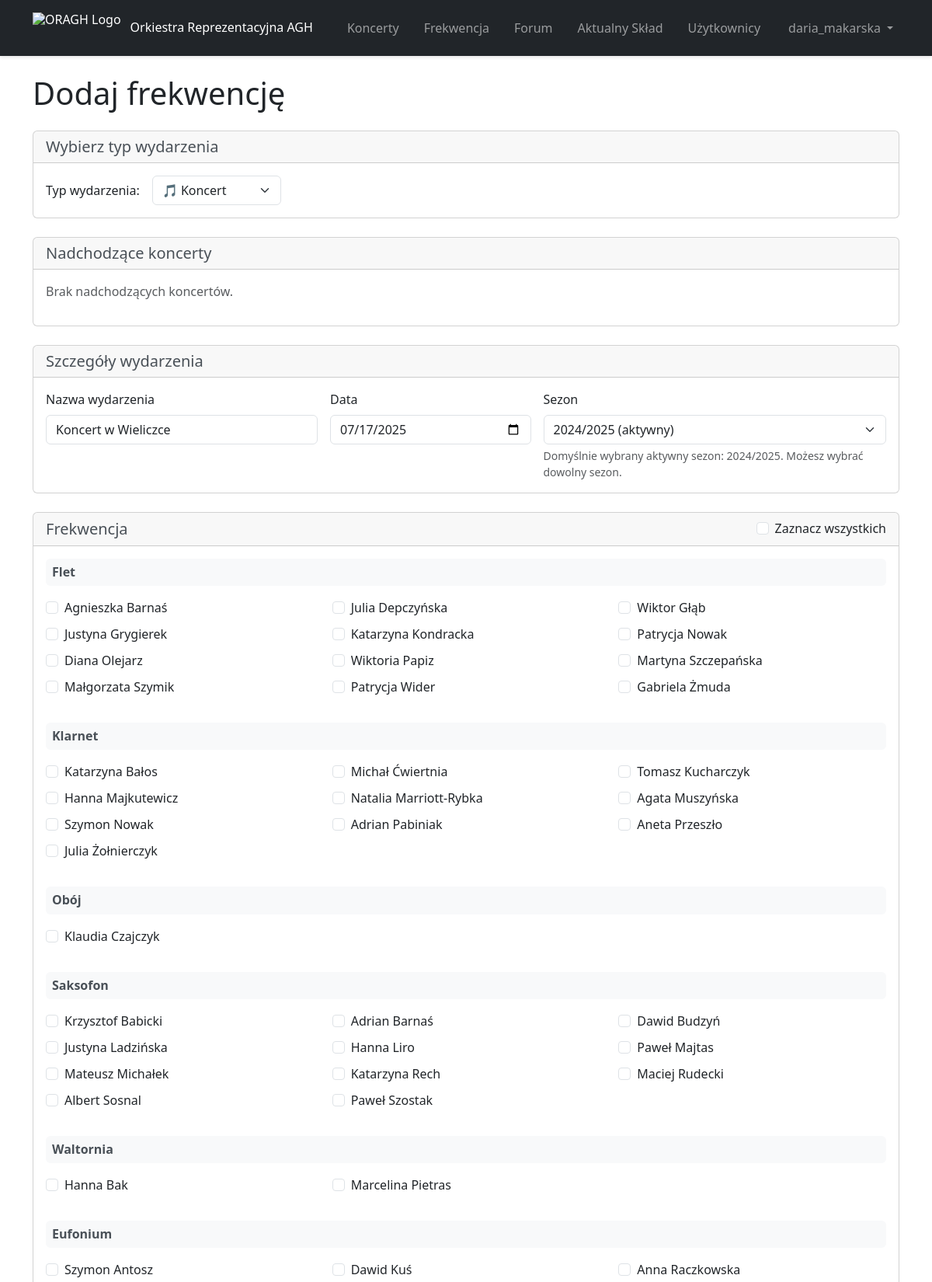
Page /attendance/add/?event_type=concert&concert_id=1 (signed in, upper part) on the committed database.
### concerts/models.py (models this page shows, shortened)
class Concert(models.Model):
    name = models.CharField(max_length=100)
    date = models.DateTimeField()
    description = models.TextField(blank=True, null=True)
    date_created = models.DateTimeField(auto_now_add=True)
    created_by = models.ForeignKey(User, on_delete=models.CASCADE, related_name='concerts')
    musicians = models.ManyToManyField(MusicianProfile, related_name='concerts', blank=True)  # Add this line

### attendance/models.py (models this page shows, shortened)
class Season(models.Model):
    name = models.CharField(max_length=20, unique=True, help_text="e.g., 2024/2025")
    start_date = models.DateField(help_text="Start date of the season")
    end_date = models.DateField(help_text="End date of the season")
    is_active = models.BooleanField(default=True, help_text="Whether this season is currently active")
    created_at = models.DateTimeField(auto_now_add=True)
    class Meta:
        ordering = ['-start_date']  # Most recent season first
        permissions = [
            ('manage_seasons', 'Can manage seasons'),
        ]
    @classmethod
    def get_current_season(cls):
        from django.utils import timezone
        today = timezone.now().date()
        current_season = cls.objects.filter(
            start_date__lte=today,
            end_date__gte=today,
            is_active=True
        ).first()
        if current_season:
            return current_season
        return cls.objects.filter(is_active=True).first()

### main/models.py (models this page shows, shortened)
class MusicianProfile(models.Model):
    user = models.OneToOneField(User, on_delete=models.CASCADE)
    instrument = models.CharField(max_length=20, choices=INSTRUMENT_CHOICES)
    birthday = models.DateField(null=True, blank=True)
    photo = models.ImageField(upload_to='profile_photos/', null=True, blank=True)
    active = models.BooleanField(default=True)

### attendance/views.py (the view, shortened to what this page needs)
# urls.py: path('add/', views.add_attendance_view, name='add_attendance'),
@login_required
@permission_required('attendance.add_attendance', raise_exception=True)
def add_attendance_view(request):
    event_type = request.GET.get('event_type', 'rehearsal')
    if event_type == 'all':
        event_type = 'rehearsal'
    concert_id = request.GET.get('concert_id')
    current_season = Season.get_current_season()
    seasons = Season.objects.all().order_by('-start_date')
    selected_concert = None
    if concert_id:
        try:
            selected_concert = Concert.objects.get(id=concert_id)
        except Concert.DoesNotExist:
            pass
    upcoming_concerts = []
    if event_type == 'concert':
        upcoming_concerts = Concert.objects.filter(date__gte=timezone.now()).order_by('date')
    musicians = MusicianProfile.objects.select_related('user').filter(active=True)
    section_names = [choice[1] for choice in INSTRUMENT_CHOICES]
    sections = {name: [] for name in section_names}
    section_map = {name.lower(): name for name in section_names}
    for musician in musicians:
        instrument = (musician.instrument or '').strip().lower()
        section = section_map.get(instrument, "Inne")
        sections[section].append(musician)
    sectioned_musicians = []
    for section_name, section_musicians in sections.items():
        if not section_musicians:  # Skip empty sections
            continue
        sectioned_musicians.append({
            'section_name': section_name,
            'musicians': section_musicians
        })
    context = {
        'sectioned_musicians': sectioned_musicians,
        'event_type': event_type,
        'selected_concert': selected_concert,
        'upcoming_concerts': upcoming_concerts,
        'current_season': current_season,
        'seasons': seasons,
        'today': timezone.now().date(),
    }
    return render(request, 'add_attendance.jinja', context)

### attendance/templates/add_attendance.jinja (shortened to what this page needs)
{% extends "base.jinja" %}
{% block page_title %}Dodaj frekwencję{% endblock %}
{% block content %}
<div class="card mb-4">
  <div class="card-header">
    <h5 class="mb-0">Wybierz typ wydarzenia</h5>
  </div>
  <div class="card-body">
    <form method="get" class="row g-3 align-items-center">
      <div class="col-auto">
        <label for="event_type" class="col-form-label">Typ wydarzenia:</label>
      </div>
      <div class="col-auto">
        <select name="event_type" id="event_type" class="form-select" onchange="this.form.submit()">
          <option value="concert" {% if event_type == 'concert' %}selected{% endif %}>🎵 Koncert</option>
        </select>
      </div>
    </form>
  </div>
</div>
{% if event_type == 'concert' %}
<div class="card mb-4">
  <div class="card-header">
    <h5 class="mb-0">Nadchodzące koncerty</h5>
  </div>
  <div class="card-body">
    {% if upcoming_concerts %}
      <div class="row">
        {% for concert in upcoming_concerts %}
          <div class="col-md-6 col-lg-4 mb-3">
            <div class="card border-primary h-100">
              <div class="card-body">
                <h6 class="card-title">{{ concert.name }}</h6>
                <p class="card-text">
                  <small class="text-muted">{{ concert.date|date:"d.m.Y" }}</small>
                </p>
                {% if concert.description %}
                  <p class="card-text">{{ concert.description|truncatewords:15 }}</p>
                {% endif %}
                <a href="{% url 'add_attendance' %}?event_type=concert&concert_id={{ concert.id }}"
                   class="btn btn-sm btn-outline-primary">Wybierz ten koncert</a>
              </div>
            </div>
          </div>
        {% endfor %}
      </div>
    {% else %}
      <p class="text-muted">Brak nadchodzących koncertów.</p>
    {% endif %}
  </div>
</div>
{% endif %}
<form method="post" class="mb-4">
  <div class="card mb-4">
    <div class="card-header">
      <h5 class="mb-0">Szczegóły wydarzenia</h5>
    </div>
    <div class="card-body">
      <div class="row g-3">
        <div class="col-md-4">
          <label for="event_name" class="form-label">Nazwa wydarzenia</label>
          <input type="text" class="form-control" id="event_name" name="event_name"
                 placeholder="Wprowadź nazwę wydarzenia" required
                 value="{% if selected_concert %}{{ selected_concert.name }}{% elif event_type == 'rehearsal' %}Próba{% elif event_type == 'soundcheck' %}Soundcheck{% endif %}">
        </div>
        <div class="col-md-3">
          <label for="event_date" class="form-label">Data</label>
          <input type="date" class="form-control" id="event_date" name="event_date" required
                 value="{% if selected_concert %}{{ selected_concert.date|date:'Y-m-d' }}{% else %}{{ today|date:'Y-m-d' }}{% endif %}">
        </div>
        <div class="col-md-5">
          <label for="season" class="form-label">Sezon</label>
          {% if seasons %}
            <select class="form-select" id="season" name="season" required>
              {% for season in seasons %}
                <option value="{{ season.id }}"
                        {% if season == current_season %}selected{% endif %}>
                  {{ season.name }}
                  {% if season == current_season %} (aktywny){% endif %}
                </option>
              {% endfor %}
            </select>
            {% if current_season %}
              <div class="form-text">Domyślnie wybrany aktywny sezon: {{ current_season.name }}. Możesz wybrać dowolny sezon.</div>
            {% else %}
              <div class="form-text">Wybierz sezon dla tego wydarzenia.</div>
            {% endif %}
          {% else %}
            <div class="alert alert-warning">
              <strong>Uwaga:</strong> Brak dostępnych sezonów.
              <a href="{% url 'add_season' %}" class="alert-link">Dodaj pierwszy sezon</a> lub skontaktuj się z administratorem.
            </div>
          {% endif %}
        </div>
      </div>
    </div>
  </div>
  <div class="card">
    <div class="card-header d-flex justify-content-between align-items-center">
      <h5 class="mb-0">Frekwencja</h5>
      <div class="form-check">
        <input type="checkbox" class="form-check-input" id="select_all" onchange="selectAll()">
        <label class="form-check-label" for="select_all">
          Zaznacz wszystkich
        </label>
      </div>
    </div>
    <div class="card-body">
      {% for section in sectioned_musicians %}
        {% if section.musicians %}
          <div class="mb-4">
            <h6 class="section-header bg-light p-2 rounded mb-3">{{ section.section_name }}</h6>
            <div class="row">
              {% for musician in section.musicians %}
                <div class="col-12 col-md-6 col-lg-4 mb-2">
                  <div class="form-check">
                    <input type="checkbox" class="form-check-input musician-checkbox"
                           id="user_{{ musician.user.id }}"
                           name="user_{{ musician.user.id }}">
                    <label class="form-check-label" for="user_{{ musician.user.id }}">
                      {{ musician.user.first_name }} {{ musician.user.last_name }}
                    </label>
                  </div>
                </div>
              {% endfor %}
            </div>
          </div>
        {% endif %}
      {% empty %}
        <div class="text-center text-muted">Brak użytkowników.</div>
      {% endfor %}
    </div>
  </div>
</form>
{% endblock %}

### main/templates/base.jinja (shortened to what this page needs)
<!DOCTYPE html>
<html lang="en">
  <head>
    <link href="https://cdn.jsdelivr.net/npm/bootstrap@5.3.0/dist/css/bootstrap.min.css" rel="stylesheet">
    <link rel="stylesheet" href="https://cdnjs.cloudflare.com/ajax/libs/font-awesome/6.4.0/css/all.min.css">
  </head>
  <body>
    <nav class="navbar navbar-expand-lg navbar-dark bg-dark">
      <div class="container">
        <a class="navbar-brand d-flex align-items-center" href="/">
          <img src="/media/general/Logo_ORAGH_footer-e1739129105993.png" alt="ORAGH Logo" style="height: 40px; margin-right: 12px;">
          <span>Orkiestra Reprezentacyjna AGH</span>
        </a>
        <div class="collapse navbar-collapse" id="navbar">
          {% if user.is_authenticated %}
            <ul class="navbar-nav mx-auto my-2 my-lg-0 gap-0 gap-lg-3">
              <li class="nav-item">
                <a class="nav-link" href="/concerts">Koncerty</a>
              </li>
              <li class="nav-item">
                <a class="nav-link" href="/attendance">Frekwencja</a>
              </li>
              <li class="nav-item">
                <a class="nav-link" href="/forum">Forum</a>
              </li>
              <li class="nav-item">
                <a class="nav-link" href="/band/">Aktualny Skład</a>
              </li>
              <li class="nav-item">
                <a class="nav-link" href="/profiles/">Użytkownicy</a>
              </li>
            </ul>
            <ul class="navbar-nav mb-2 mb-lg-0">
              <li class="nav-item dropdown">
                <a class="nav-link dropdown-toggle d-flex align-items-center" href="#" id="userDropdown" role="button" data-bs-toggle="dropdown" aria-expanded="false">
                  {{ user.username }}
                </a>
              </li>
            </ul>
          {% else %}
            <ul class="navbar-nav ms-auto mb-2 mb-lg-0">
              <li class="nav-item">
                <a class="nav-link" href="/register">Rejestracja</a>
              </li>
            </ul>
          {% endif %}
        </div>
      </div>
    </nav>
    <div class="container my-4">
    {% block page_header %}
      <div class="row justify-content-between align-items-center mb-4">
          <h1 class="col-12 mb-0">
            {% block page_title %}{% endblock %}
          </h1>
      </div>
    {% endblock %}
    {% block content %}{% endblock %}
    </div>
  </body>
</html>

### main/templates/base.jinja (style rules this page uses)
.navbar { position: sticky !important; top: 0; z-index: 1020; box-shadow: 0 2px 4px rgba(0,0,0,.1); }
body { padding-top: 0; }
.navbar-brand { font-size: 1rem; font-weight: 500; display: flex !important; align-items: center !important; line-height: 1.2; padding: 0.5rem 0; }
.navbar-brand span { white-space: nowrap; transition: all 0.3s ease; }
.navbar-brand img { transition: all 0.3s ease; }
.navbar-collapse { align-items: center; }
.navbar-nav { align-items: center; gap: 0.5rem; }
.navbar-nav .nav-link { padding: 0.5rem 1rem; border-radius: 0.375rem; transition: all 0.3s ease; font-weight: 500; }
.dropdown-toggle::after { margin-left: 0.5rem; transition: transform 0.3s ease; }
.container.my-4 { margin-top: 1.5rem !important; margin-bottom: 1.5rem !important; }

### attendance/templates/add_attendance.jinja (style rules this page uses)
.section-header { font-weight: 600; color: #495057; }
.form-check-label { cursor: pointer; }
.card-header h5 { color: #495057; }

### rows in the picture
Concert: event_name "Koncert w Wieliczce", event_date "07/17/2025"
Season: name "2024/2025"
MusicianProfile: user.first_name "Agnieszka", user.last_name "Barnaś"
MusicianProfile: user.first_name "Julia", user.last_name "Depczyńska"
MusicianProfile: user.first_name "Wiktor", user.last_name "Głąb"
MusicianProfile: user.first_name "Justyna", user.last_name "Grygierek"
MusicianProfile: user.first_name "Katarzyna", user.last_name "Kondracka"
MusicianProfile: user.first_name "Patrycja", user.last_name "Nowak"
MusicianProfile: user.first_name "Diana", user.last_name "Olejarz"
MusicianProfile: user.first_name "Wiktoria", user.last_name "Papiz"
MusicianProfile: user.first_name "Martyna", user.last_name "Szczepańska"
MusicianProfile: user.first_name "Małgorzata", user.last_name "Szymik"
MusicianProfile: user.first_name "Patrycja", user.last_name "Wider"
MusicianProfile: user.first_name "Gabriela", user.last_name "Żmuda"
MusicianProfile: user.first_name "Katarzyna", user.last_name "Bałos"
MusicianProfile: user.first_name "Michał", user.last_name "Ćwiertnia"
MusicianProfile: user.first_name "Tomasz", user.last_name "Kucharczyk"
MusicianProfile: user.first_name "Hanna", user.last_name "Majkutewicz"
MusicianProfile: user.first_name "Natalia", user.last_name "Marriott-Rybka"
MusicianProfile: user.first_name "Agata", user.last_name "Muszyńska"
MusicianProfile: user.first_name "Szymon", user.last_name "Nowak"
MusicianProfile: user.first_name "Adrian", user.last_name "Pabiniak"
MusicianProfile: user.first_name "Aneta", user.last_name "Przeszło"
MusicianProfile: user.first_name "Julia", user.last_name "Żołnierczyk"
MusicianProfile: user.first_name "Klaudia", user.last_name "Czajczyk"
MusicianProfile: user.first_name "Krzysztof", user.last_name "Babicki"
MusicianProfile: user.first_name "Adrian", user.last_name "Barnaś"
MusicianProfile: user.first_name "Dawid", user.last_name "Budzyń"
MusicianProfile: user.first_name "Justyna", user.last_name "Ladzińska"
MusicianProfile: user.first_name "Hanna", user.last_name "Liro"
MusicianProfile: user.first_name "Paweł", user.last_name "Majtas"
MusicianProfile: user.first_name "Mateusz", user.last_name "Michałek"
MusicianProfile: user.first_name "Katarzyna", user.last_name "Rech"
MusicianProfile: user.first_name "Maciej", user.last_name "Rudecki"
MusicianProfile: user.first_name "Albert", user.last_name "Sosnal"
MusicianProfile: user.first_name "Paweł", user.last_name "Szostak"
MusicianProfile: user.first_name "Hanna", user.last_name "Bak"
MusicianProfile: user.first_name "Marcelina", user.last_name "Pietras"
MusicianProfile: user.first_name "Szymon", user.last_name "Antosz"
MusicianProfile: user.first_name "Dawid", user.last_name "Kuś"
MusicianProfile: user.first_name "Anna", user.last_name "Raczkowska"

### other values in the picture
{{ user.username }} "daria_makarska"
{{ section.section_name }} "Flet" "Klarnet" "Obój" "Saksofon" "Waltornia" "Eufonium"
form field season "2024/2025 (aktywny)"
